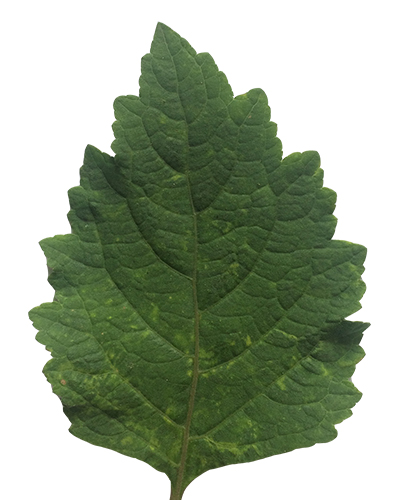
#> input picture dataset/training/Diploid1.jpg, 400 x 500 px; its folder holds only this picture in this run
$ python -i feature_extraction.py   (imports and definitions only)
#> lines starting #> are read from the running program, lines starting #| are printed output that depends on the picture; after the words box and inside, x2 and y2 are one past the last pixel; in counts of white or black regions, pixels touching at a corner belong together
import csv
import glob
from pathlib import Path
import numpy as np
from string import digits
from skimage.feature import local_binary_pattern
from scipy.spatial import ConvexHull
import cv2

#init default values

#example of accepted values, set it in start.py
#DATASET_PATH = '../dataset/raw/*.jpg'
#OUTPUT_FILE = "all_features.csv"
#DATASET_PATH = '../dataset/testing/gambar_ttrpld.jpg'

COLOR_RED   = (0, 0, 255)
COLOR_GREEN = (0, 255, 0)
COLOR_BLUE  = (255, 0, 0)

def extract(DATASET_PATH, OUTPUT_FILE):

    #init data container
#> called with DATASET_PATH = '../dataset/training/Diploid1.jpg', OUTPUT_FILE = 'out.png'
    data        = []

    #init LBP
    METHOD      = 'default'
    radius      = 1
    n_points    = 8 * radius

    #begin
    for filename in glob.glob(DATASET_PATH):
        print("===========================")
        #read image as BGR
        img = cv2.imread(filename)
#> img is the input picture: shape (500, 400, 3); mean B, G, R 149.5, 170.2, 158.4

        #get the filename
        true_filename = Path(filename).name

        #create uniform label with capitalized word and without underscore(s) and number(s)
        label = Path(filename).stem
        remove_digits = str.maketrans('', '', digits)
        label = label.replace('_', '').translate(remove_digits).lower().capitalize()

        print("Processing " + str(true_filename))
        #general preprocessing
        gray_img = cv2.cvtColor(img, cv2.COLOR_BGR2GRAY)
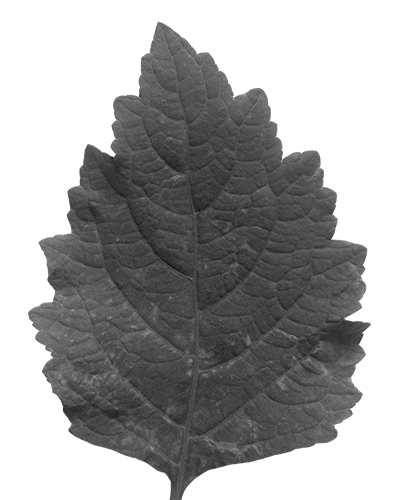
#> gray_img: shape (500, 400); min 21, max 255, mean 164.3
        blurred_img = cv2.GaussianBlur(gray_img, (5, 5), 0)
        ret, thresh = cv2.threshold(blurred_img, 180, 255, cv2.THRESH_BINARY)
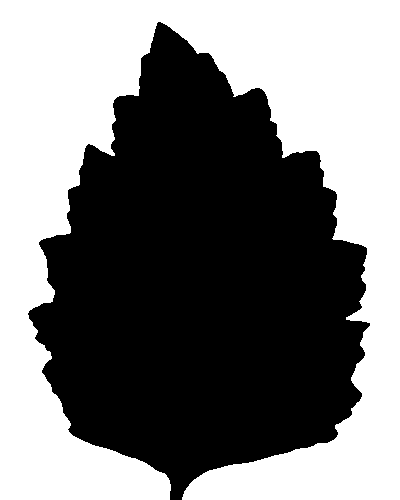
#> thresh: shape (500, 400); 48.5% white; 1 white region, box (x1, y1, x2, y2) and area: (0, 0, 400, 500) 96912
        thresh_inverted = (255 - thresh)
#> thresh_inverted: shape (500, 400); 51.5% white; 1 black region

        #======================PROCESSING======================
        print("Processing morphological features...")
        # Morphology - find contour
        contours, hierarchy = cv2.findContours(thresh_inverted, cv2.RETR_TREE, cv2.CHAIN_APPROX_SIMPLE)
#> contours = 1 contour; box (x1, y1, x2, y2) and area: (28, 22, 370, 500) 102387
        img_with_contour = cv2.drawContours(img, contours, -1, COLOR_RED, 2)
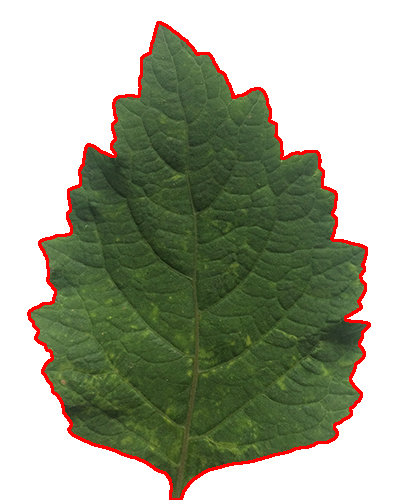
#> img_with_contour: shape (500, 400, 3); mean B, G, R 145.9, 165.8, 161.1
        contour = contours[0]
#> contour = contour of 736 points, box (x1, y1, x2, y2) (28, 22, 370, 500), area 102387

        # Morphology - fit to bounding rectangle
        x, y, length, width = cv2.boundingRect(contour)
#> x = 28; y = 22; length = 342; width = 478
        starting_point = (x,y)
#> starting_point = (28, 22)
        ending_point = (x+length, y+width)
#> ending_point = (370, 500)
        cv2.rectangle(img_with_contour, starting_point, ending_point, COLOR_BLUE, 1)
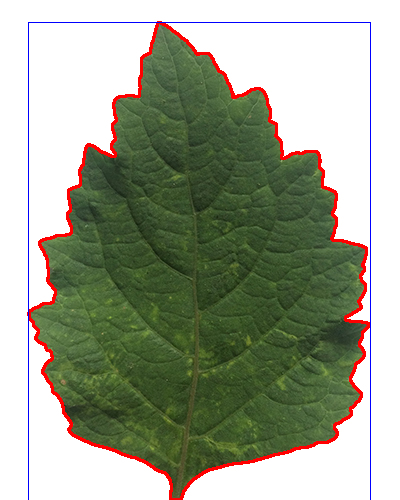
#> img_with_contour: shape (500, 400, 3); 0.65% of pixels changed, all inside (x1, y1, x2, y2) = (28, 22, 371, 500)
        #swap values if width value is larger than length
        if width > length:
            length, width = width, length
#> length = 478; width = 342

        # Morphology - fit to bounding ellipse
        #ellipse = cv2.fitEllipse(contour)
        #cv2.ellipse(img_with_contour, ellipse, COLOR_GREEN, 1)

        # Morphology - get raw data
        leaf_perimeter = cv2.arcLength(contour, True)
#> leaf_perimeter = 1621.2
        leaf_area = cv2.contourArea(contour)
#> leaf_area = 102387
        leaf_diameter = np.sqrt(4 * leaf_area / np.pi)
#> leaf_diameter = 361.1
        #source: http://158.110.32.35/CLASS/IMP-CHIM/PGSF21-42.pdf
        #CHAPTER  1, Size and Properties of Particles
        #projected area diameter, page 6, (1,1)
        leaf_length = length
#> leaf_length = 478
        leaf_width = width
#> leaf_width = 342

        print("Processing LBP features...")
        # LBP
        lbp = local_binary_pattern(gray_img, n_points, radius, METHOD)
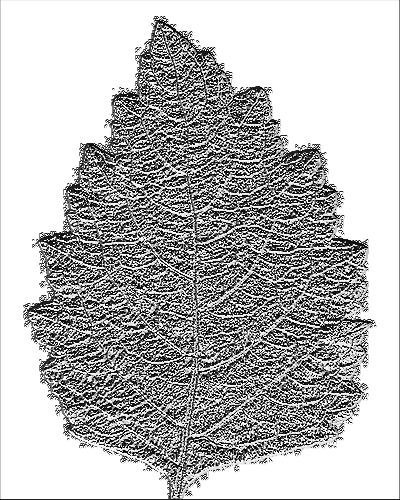
#> lbp: shape (500, 400) float64; min 0, max 255, mean 183.1
        (hist, _) = np.histogram(lbp.ravel(),
                                     density=True,
                                     bins=26,
                                     range=(0, 10))
#> hist = 26 values, max 1.16 at index 0, min 0 at index 1, mean 0.1

        # LBP - normalize the histogram
        hist = hist.astype("float")
        hist /= (hist.sum()+ 1e-7)
#> hist = 26 values, max 0.444 at index 0, min 0 at index 1, mean 0.0385

        print("Processing convex hull features...")
        # Convex Hull - generate edges
        edges = cv2.Canny(img, 100, 200)
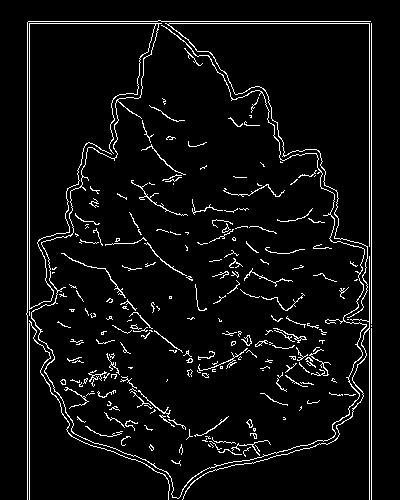
#> edges: shape (500, 400); 5.3% white in thin lines or dots, all inside (x1, y1, x2, y2) = (26, 20, 372, 500)
        points = []
        for y in range(0, edges.shape[0]):
            for x in range(0, edges.shape[1]):
                if edges[y, x] != 0:
                    points = points + [[x, y]]
#> after the loop, points = 10626 pairs, first value 26 to 371, second value 20 to 499
        points = np.array(points)
        hull = ConvexHull(points)

        # Convex Hull - get raw data
        convex_perimeter = hull.area
#> convex_perimeter = 1642.7
        convex_area = hull.volume
#> convex_area = 164841.5
        #for 2D data, ConvexHull.area returns perimeter, and ConvexHull.volume returns area
        #source: https://stackoverflow.com/questions/35664675/in-scipys-convexhull-what-does-area-measure
        #archive.org link: https://web.archive.org/web/20160611124656/https://stackoverflow.com/questions/35664675/in-scipys-convexhull-what-does-area-measure
        #quote: "Volume and area are 3d concepts, but your data is 2d - a 2x2 square. Its area is 4, and perimeter is 8 (the 2d counterparts)."

        #======================FEATURES======================
        print("Calculating all features...")

        # Morphology - features
        aspect_ratio                            = float(leaf_length / leaf_width)
#> aspect_ratio = 1.4
        form_factor                             = ((4 * np.pi) * leaf_area) / (leaf_perimeter**2)
#> form_factor = 0.49
        rectangularity                          = (leaf_length * leaf_width) / leaf_area
#> rectangularity = 1.6
        narrow_factor                           = leaf_diameter / leaf_length
#> narrow_factor = 0.755
        perimeter_ratio_of_diameter             = leaf_perimeter / leaf_diameter
#> perimeter_ratio_of_diameter = 4.49
        perimeter_ratio_of_length_and_width     = leaf_perimeter / (leaf_length + leaf_width)
#> perimeter_ratio_of_length_and_width = 1.98

        # LBP - features
        # features are hist[0] ... hist[25]

        # Convex Hull - features
        convexity                               = convex_perimeter / leaf_perimeter
#> convexity = 1.01
        solidity                                = leaf_area / convex_area
#> solidity = 0.621

        #======================EXPORTING======================
        print("Appending all features to main data list...")
        featurelist = []
        featurelist.append(true_filename)
        featurelist.append(label)

        # LBP
        for value in hist:
            featurelist.append(value)
#> this loop made 26 passes
#> value on passes 1 to 12: 0.444, 0, 0.13, 0, 0, 0.0247, 0, 0.0599, 0, 0, 0.088, 0
#> after the loop, featurelist = 28 items, first 6: 'Diploid1.jpg', 'Diploid', 0.444, 0, 0.13, 0

        # Morphology
        featurelist.append(aspect_ratio)
        featurelist.append(form_factor)
        featurelist.append(rectangularity)
        featurelist.append(narrow_factor)
        featurelist.append(perimeter_ratio_of_diameter)
        featurelist.append(perimeter_ratio_of_length_and_width)

        # Convex Hull
        featurelist.append(convexity)
        featurelist.append(solidity)

        data.append(featurelist)
        #======================DEBUGGING======================

        #cv2.imshow("img", img_with_contour)
        #cv2.waitKey(0)
    print("Saving result to csv...")
    save(data, OUTPUT_FILE)

def save(data_list, OUTPUT_FILE):
#> called with OUTPUT_FILE = 'out.png'
    try:
        with open(OUTPUT_FILE, 'a', newline='') as csvfile:
            writer = csv.writer(csvfile, delimiter=',')
            for row in data_list:
                writer.writerow(row)
#> this loop made 1 pass
        print("Saving success!")
    except BaseException as e:
        print("Saving failed! "+str(e))

# [5 lines not run here, left out]

>>> result = extract('../dataset/training/Diploid1.jpg', 'out.png')

$ run again, on dataset/training/pachoulina_2.jpg
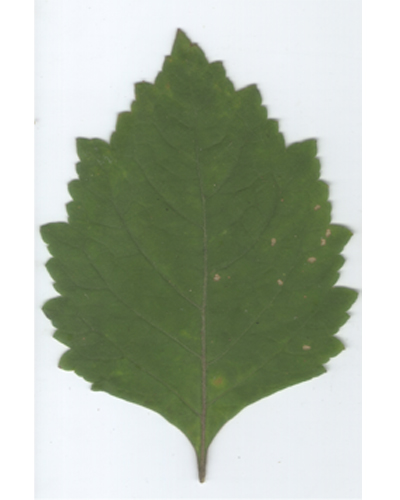
#> input picture dataset/training/pachoulina_2.jpg, 400 x 500 px
#> in extract, img is the input picture: shape (500, 400, 3); mean B, G, R 170.9, 186.1, 177.1
#> in extract, `ret, thresh = cv2.threshold(blurred_img, 180, 255, cv2.THRESH_BINARY)`:
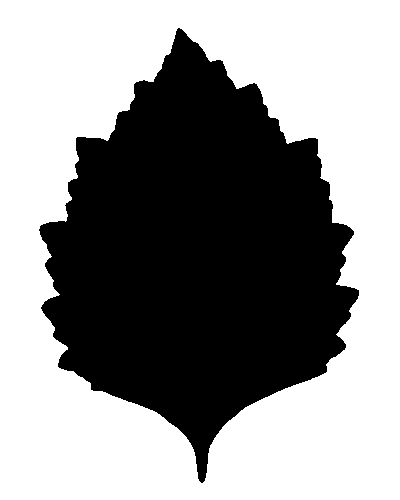
#> thresh: shape (500, 400); 57.9% white; 1 black region, box (x1, y1, x2, y2) and area: (39, 28, 359, 483) 84215
#> thresh_inverted: shape (500, 400); 42.1% white; 1 white region
#> contours = 1 contour; box (x1, y1, x2, y2) and area: (39, 28, 359, 483) 83588
#> contour = contour of 660 points, box (x1, y1, x2, y2) (39, 28, 359, 483), area 83588
#> in extract, `x, y, length, width = cv2.boundingRect(contour)`: x = 39; y = 28; length = 320; width = 455
#> starting_point = (39, 28)
#> ending_point = (359, 483)
#> in extract, `length, width = width, length`: length = 455; width = 320
#> leaf_perimeter = 1469.6
#> leaf_area = 83587.5
#> leaf_diameter = 326.2
#> leaf_length = 455
#> leaf_width = 320
#> in extract, `(hist, _) = np.histogram(lbp.ravel(), density=True, bins=26, range=(0,..`: hist = 26 values, max 0.867 at index 18, min 0 at index 1, mean 0.1
#> in extract, `hist /= (hist.sum()+ 1e-7)`: hist = 26 values, max 0.334 at index 18, min 0 at index 1, mean 0.0385
#> in extract, `edges = cv2.Canny(img, 100, 200)`:
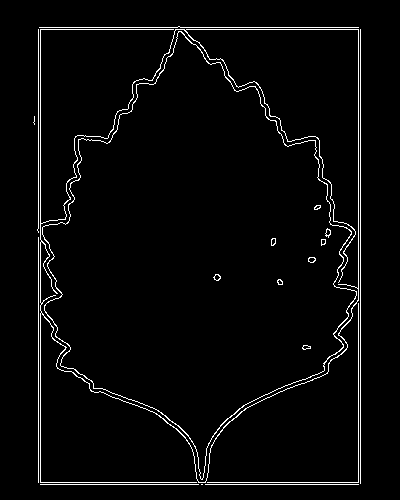
#> edges: shape (500, 400); 3% white in thin lines or dots, all inside (x1, y1, x2, y2) = (33, 26, 361, 485)
#> after the loop in extract, `for y in range(0, edges.shape[0]):`: points = 6086 pairs, first value 33 to 360, second value 26 to 484
#> convex_perimeter = 1554.3
#> convex_area = 148440.5
#> aspect_ratio = 1.42
#> form_factor = 0.486
#> rectangularity = 1.74
#> narrow_factor = 0.717
#> perimeter_ratio_of_diameter = 4.5
#> perimeter_ratio_of_length_and_width = 1.9
#> convexity = 1.06
#> solidity = 0.563
#> the loop in extract, `for value in hist:` made 26 passes
#> value on passes 1 to 8: 0.233, 0, 0.178, 0, 0, 0.00168, 0, 0.0306
#> after the loop in extract, `for value in hist:`: featurelist = 28 items, first 6: 'pachoulina_2.jpg', 'Pachoulina', 0.233, 0, 0.178, 0
#> the loop in save, `for row in data_list:` made 1 pass
